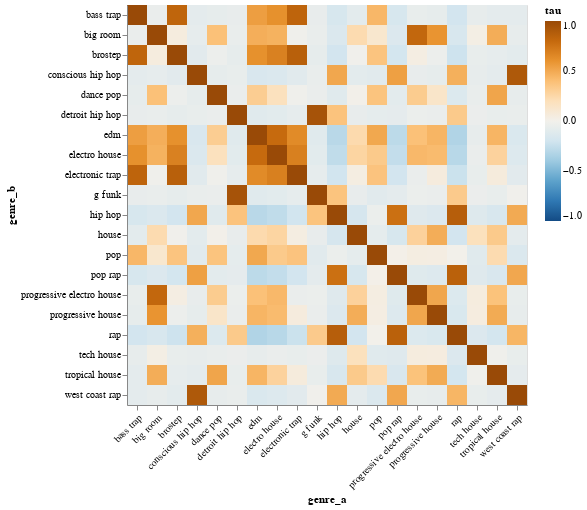

The cell this chart's notebook holds for it:
### Markdown cell above
Let's see how these genres correlate then.

### Code cell
#hide_input
alt.Chart(pd.DataFrame(rows)).mark_rect().encode(
    x=alt.X('genre_a:N',
           axis=alt.Axis(
               labelAngle=-45
           )
    ), 
    y='genre_b:N', 
    color=alt.Color('tau:Q', scale=alt.Scale(scheme='blueorange', domain=[-1, 1])),
    tooltip=['tau', 'genre_a', 'genre_b'],
).configure_axisY()

### Figure 1 — Vega-Lite specification as saved in the notebook (floating-point values rounded to 4 significant figures; data arrays with more than 128 entries replaced by an {"elided": "..."} marker saying what was removed)
{"usermeta": {"embedOptions": {"theme": "latimes"}}, "config": {"view": {"continuousWidth": 400, "continuousHeight": 300}, "axisY": {}}, "data": {"name": "data-271f6a4f4b2df6be8d8593d3f5e08381"}, "mark": "rect", "encoding": {"color": {"type": "quantitative", "field": "tau", "scale": {"domain": [-1, 1], "scheme": "blueorange"}}, "tooltip": [{"type": "quantitative", "field": "tau"}, {"type": "nominal", "field": "genre_a"}, {"type": "nominal", "field": "genre_b"}], "x": {"type": "nominal", "axis": {"labelAngle": -45}, "field": "genre_a"}, "y": {"type": "nominal", "field": "genre_b"}}, "$schema": "https://vega.github.io/schema/vega-lite/v4.8.1.json", "datasets": {"data-271f6a4f4b2df6be8d8593d3f5e08381": {"elided": "400 records"}}}
